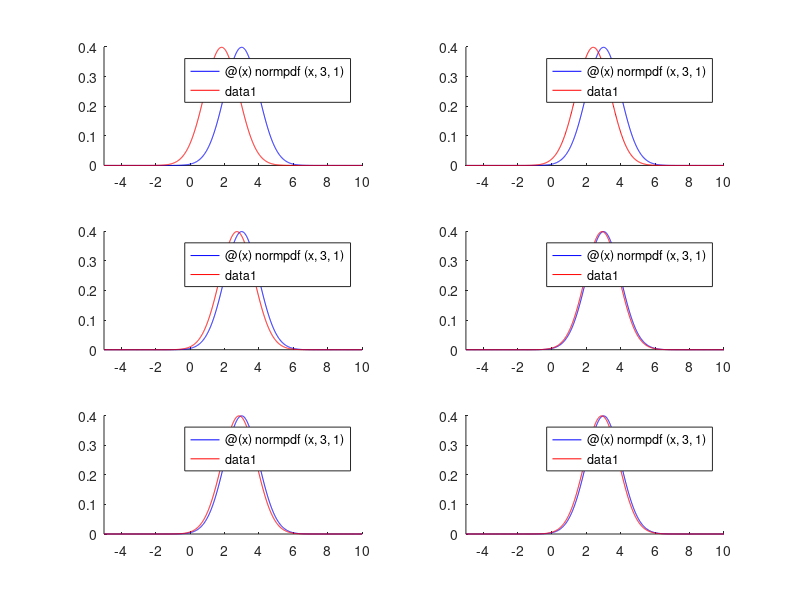

Write MATLAB code to recreate this figure.
%% Blatt 4
% Hartmann, Zeitschler, Diegel

%%Aufgabe 3
%%
%d)
data = csvread('samples.csv');%c)
i=0:5;
mu0 = -10; %Priori Schätzer
sigma0=1; % Unsicherheit für Priori Schätzer
sigma =1; %wahres Sigma

resMu=[0,0,0,0,0,0];% entaehlt alle bayes geschaetzten Mittelwerte
for ii=i
    numSamples = 2^ii*10;
    idata = data(1:numSamples);
    sampleMean = mean(idata);
    part1 = (numSamples*sigma0)/(numSamples*sigma0+sigma)*sampleMean;
    part2 = sigma/(numSamples*sigma0+sigma) * mu0 ;
    muN = part1+part2;
    resMu(ii+1)=muN;
end
%%
%e)
afunc = @(x) normpdf(x,3,1);
i0func=@(x) normpdf(x,resMu(1),1);
i1func=@(x) normpdf(x,resMu(2),1);
i2func=@(x) normpdf(x,resMu(3),1);
i3func=@(x) normpdf(x,resMu(4),1);
i4func=@(x) normpdf(x,resMu(5),1);
i5func=@(x) normpdf(x,resMu(6),1);
figure(1);
subplot(3,2,1);
hold on;
fplot(afunc,[-5 10], 'b')
fplot(i0func,[-5 10], 'r')
hold off;

subplot(3,2,2);
hold on;
fplot(afunc,[-5 10], 'b')
fplot(i1func,[-5 10], 'r')
hold off;

subplot(3,2,3);
hold on;
fplot(afunc,[-5 10], 'b')
fplot(i2func,[-5 10], 'r')
hold off;

subplot(3,2,4);
hold on;
fplot(afunc,[-5 10], 'b')
fplot(i3func,[-5 10], 'r')
hold off;

subplot(3,2,5);
hold on;
fplot(afunc,[-5 10], 'b')
fplot(i4func,[-5 10], 'r')
hold off;

subplot(3,2,6);
hold on;
fplot(afunc,[-5 10], 'b')
fplot(i5func,[-5 10], 'r')
hold off;
print(figure(1), '-djpeg', strcat('../plots/ApproxVsBayes.jpg'));
%%
%f)

